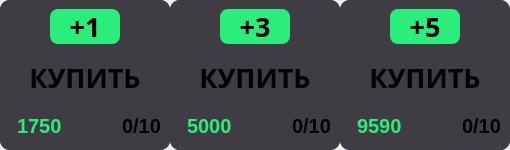
            <widget class="QFrame" name="buy_ckicks_frame">
             <layout class="QHBoxLayout" name="horizontalLayout_24">
              <property name="spacing">
               <number>0</number>
              </property>
              <property name="leftMargin">
               <number>0</number>
              </property>
              <property name="topMargin">
               <number>0</number>
              </property>
              <property name="rightMargin">
               <number>0</number>
              </property>
              <property name="bottomMargin">
               <number>0</number>
              </property>
              <item>
               <widget class="QFrame" name="one_click_buy_frame">
                <property name="minimumSize">
                 <size>
                  <width>170</width>
                  <height>150</height>
                 </size>
                </property>
                <property name="maximumSize">
                 <size>
                  <width>170</width>
                  <height>150</height>
                 </size>
                </property>
                <property name="styleSheet">
                 <string notr="true">background-color: rgb(64, 60, 67);
border-radius:10px;
</string>
                </property>
                <layout class="QVBoxLayout" name="verticalLayout_10">
                 <property name="leftMargin">
                  <number>0</number>
                 </property>
                 <property name="topMargin">
                  <number>0</number>
                 </property>
                 <property name="rightMargin">
                  <number>0</number>
                 </property>
                 <property name="bottomMargin">
                  <number>0</number>
                 </property>
                 <item>
                  <widget class="QFrame" name="frame_13">
                   <layout class="QHBoxLayout" name="horizontalLayout_18">
                    <item>
                     <spacer name="horizontalSpacer_12">
                      <property name="orientation">
                       <enum>Qt::Orientation::Horizontal</enum>
                      </property>
                      <property name="sizeHint" stdset="0">
                       <size>
                        <width>40</width>
                        <height>20</height>
                       </size>
                      </property>
                     </spacer>
                    </item>
                    <item>
                     <widget class="QLabel" name="label_6">
                      <property name="minimumSize">
                       <size>
                        <width>70</width>
                        <height>30</height>
                       </size>
                      </property>
                      <property name="font">
                       <font>
                        <family>Code Pro Bold</family>
                        <pointsize>20</pointsize>
                        <bold>true</bold>
                       </font>
                      </property>
                      <property name="styleSheet">
                       <string notr="true">background-color: rgb(42, 237, 123);
border-radius: 8px;
</string>
                      </property>
                      <property name="text">
                       <string>+1</string>
                      </property>
                      <property name="alignment">
                       <set>Qt::AlignmentFlag::AlignCenter</set>
                      </property>
                     </widget>
                    </item>
                    <item>
                     <spacer name="horizontalSpacer_13">
                      <property name="orientation">
                       <enum>Qt::Orientation::Horizontal</enum>
                      </property>
                      <property name="sizeHint" stdset="0">
                       <size>
                        <width>40</width>
                        <height>20</height>
                       </size>
                      </property>
                     </spacer>
                    </item>
                   </layout>
                  </widget>
                 </item>
                 <item>
                  <widget class="QPushButton" name="btn_one_click_buy_1">
                   <property name="font">
                    <font>
                     <family>Code Pro Bold</family>
                     <pointsize>20</pointsize>
                     <bold>true</bold>
                    </font>
                   </property>
                   <property name="cursor">
                    <cursorShape>PointingHandCursor</cursorShape>
                   </property>
                   <property name="text">
                    <string>КУПИТЬ</string>
                   </property>
                   <property name="flat">
                    <bool>false</bool>
                   </property>
                  </widget>
                 </item>
                 <item>
                  <widget class="QFrame" name="frame_14">
                   <layout class="QHBoxLayout" name="horizontalLayout_17">
                    <item>
                     <widget class="QLabel" name="label_7">
                      <property name="font">
                       <font>
                        <pointsize>15</pointsize>
                        <bold>true</bold>
                       </font>
                      </property>
                      <property name="styleSheet">
                       <string notr="true">color: rgb(42, 237, 123);
margin: 3px;</string>
                      </property>
                      <property name="text">
                       <string>1750</string>
                      </property>
                     </widget>
                    </item>
                    <item>
                     <spacer name="horizontalSpacer_11">
                      <property name="orientation">
                       <enum>Qt::Orientation::Horizontal</enum>
                      </property>
                      <property name="sizeHint" stdset="0">
                       <size>
                        <width>40</width>
                        <height>20</height>
                       </size>
                      </property>
                     </spacer>
                    </item>
                    <item>
                     <widget class="QLabel" name="label_9">
                      <property name="font">
                       <font>
                        <pointsize>15</pointsize>
                        <bold>true</bold>
                       </font>
                      </property>
                      <property name="text">
                       <string>0/10</string>
                      </property>
                     </widget>
                    </item>
                   </layout>
                  </widget>
                 </item>
                </layout>
               </widget>
              </item>
              <item>
               <widget class="QFrame" name="one_click_buy_frame_2">
                <property name="minimumSize">
                 <size>
                  <width>170</width>
                  <height>150</height>
                 </size>
                </property>
                <property name="maximumSize">
                 <size>
                  <width>170</width>
                  <height>150</height>
                 </size>
                </property>
                <property name="styleSheet">
                 <string notr="true">background-color: rgb(64, 60, 67);
border-radius:10px;</string>
                </property>
                <layout class="QVBoxLayout" name="verticalLayout_12">
                 <property name="leftMargin">
                  <number>0</number>
                 </property>
                 <property name="topMargin">
                  <number>0</number>
                 </property>
                 <property name="rightMargin">
                  <number>0</number>
                 </property>
                 <property name="bottomMargin">
                  <number>0</number>
                 </property>
                 <item>
                  <widget class="QFrame" name="frame_15">
                   <layout class="QHBoxLayout" name="horizontalLayout_19">
                    <item>
                     <spacer name="horizontalSpacer_14">
                      <property name="orientation">
                       <enum>Qt::Orientation::Horizontal</enum>
                      </property>
                      <property name="sizeHint" stdset="0">
                       <size>
                        <width>40</width>
                        <height>20</height>
                       </size>
                      </property>
                     </spacer>
                    </item>
                    <item>
                     <widget class="QLabel" name="label_22">
                      <property name="minimumSize">
                       <size>
                        <width>70</width>
                        <height>30</height>
                       </size>
                      </property>
                      <property name="font">
                       <font>
                        <family>Code Pro Bold</family>
                        <pointsize>20</pointsize>
                        <bold>true</bold>
                       </font>
                      </property>
                      <property name="styleSheet">
                       <string notr="true">background-color: rgb(42, 237, 123);
border-radius: 8px;
</string>
                      </property>
                      <property name="text">
                       <string>+3</string>
                      </property>
                      <property name="alignment">
                       <set>Qt::AlignmentFlag::AlignCenter</set>
                      </property>
                     </widget>
                    </item>
                    <item>
                     <spacer name="horizontalSpacer_15">
                      <property name="orientation">
                       <enum>Qt::Orientation::Horizontal</enum>
                      </property>
                      <property name="sizeHint" stdset="0">
                       <size>
                        <width>40</width>
                        <height>20</height>
                       </size>
                      </property>
                     </spacer>
                    </item>
                   </layout>
                  </widget>
                 </item>
                 <item>
                  <widget class="QPushButton" name="btn_one_click_buy_2">
                   <property name="font">
                    <font>
                     <family>Code Pro Bold</family>
                     <pointsize>20</pointsize>
                     <bold>true</bold>
                    </font>
                   </property>
                   <property name="cursor">
                    <cursorShape>PointingHandCursor</cursorShape>
                   </property>
                   <property name="text">
                    <string>КУПИТЬ</string>
                   </property>
                   <property name="flat">
                    <bool>false</bool>
                   </property>
                  </widget>
                 </item>
                 <item>
                  <widget class="QFrame" name="frame_16">
                   <layout class="QHBoxLayout" name="horizontalLayout_20">
                    <item>
                     <widget class="QLabel" name="label_23">
                      <property name="font">
                       <font>
                        <pointsize>15</pointsize>
                        <bold>true</bold>
                       </font>
                      </property>
                      <property name="styleSheet">
                       <string notr="true">color: rgb(42, 237, 123);
margin: 3px;</string>
                      </property>
                      <property name="text">
                       <string>5000</string>
                      </property>
                     </widget>
                    </item>
                    <item>
                     <spacer name="horizontalSpacer_16">
                      <property name="orientation">
                       <enum>Qt::Orientation::Horizontal</enum>
                      </property>
                      <property name="sizeHint" stdset="0">
                       <size>
                        <width>40</width>
                        <height>20</height>
                       </size>
                      </property>
                     </spacer>
                    </item>
                    <item>
                     <widget class="QLabel" name="label_25">
                      <property name="font">
                       <font>
                        <pointsize>15</pointsize>
                        <bold>true</bold>
                       </font>
                      </property>
                      <property name="text">
                       <string>0/10</string>
                      </property>
                     </widget>
                    </item>
                   </layout>
                  </widget>
                 </item>
                </layout>
               </widget>
              </item>
              <item>
               <widget class="QFrame" name="one_click_buy_frame_3">
                <property name="minimumSize">
                 <size>
                  <width>170</width>
                  <height>150</height>
                 </size>
                </property>
                <property name="maximumSize">
                 <size>
                  <width>170</width>
                  <height>150</height>
                 </size>
                </property>
                <property name="styleSheet">
                 <string notr="true">background-color: rgb(64, 60, 67);
border-radius:10px;</string>
                </property>
                <layout class="QVBoxLayout" name="verticalLayout_13">
                 <property name="leftMargin">
                  <number>0</number>
                 </property>
                 <property name="topMargin">
                  <number>0</number>
                 </property>
                 <property name="rightMargin">
                  <number>0</number>
                 </property>
                 <property name="bottomMargin">
                  <number>0</number>
                 </property>
                 <item>
                  <widget class="QFrame" name="frame_17">
                   <layout class="QHBoxLayout" name="horizontalLayout_21">
                    <item>
                     <spacer name="horizontalSpacer_17">
                      <property name="orientation">
                       <enum>Qt::Orientation::Horizontal</enum>
                      </property>
                      <property name="sizeHint" stdset="0">
                       <size>
                        <width>40</width>
                        <height>20</height>
                       </size>
                      </property>
                     </spacer>
                    </item>
                    <item>
                     <widget class="QLabel" name="label_26">
                      <property name="minimumSize">
                       <size>
                        <width>70</width>
                        <height>30</height>
                       </size>
                      </property>
                      <property name="font">
                       <font>
                        <family>Code Pro Bold</family>
                        <pointsize>20</pointsize>
                        <bold>true</bold>
                       </font>
                      </property>
                      <property name="styleSheet">
                       <string notr="true">background-color: rgb(42, 237, 123);
border-radius: 8px;
</string>
                      </property>
                      <property name="text">
                       <string>+5</string>
                      </property>
                      <property name="alignment">
                       <set>Qt::AlignmentFlag::AlignCenter</set>
                      </property>
                     </widget>
                    </item>
                    <item>
                     <spacer name="horizontalSpacer_18">
                      <property name="orientation">
                       <enum>Qt::Orientation::Horizontal</enum>
                      </property>
                      <property name="sizeHint" stdset="0">
                       <size>
                        <width>40</width>
                        <height>20</height>
                       </size>
                      </property>
                     </spacer>
                    </item>
                   </layout>
                  </widget>
                 </item>
                 <item>
                  <widget class="QPushButton" name="btn_one_click_buy_3">
                   <property name="font">
                    <font>
                     <family>Code Pro Bold</family>
                     <pointsize>20</pointsize>
                     <bold>true</bold>
                    </font>
                   </property>
                   <property name="cursor">
                    <cursorShape>PointingHandCursor</cursorShape>
                   </property>
                   <property name="text">
                    <string>КУПИТЬ</string>
                   </property>
                   <property name="flat">
                    <bool>false</bool>
                   </property>
                  </widget>
                 </item>
                 <item>
                  <widget class="QFrame" name="frame_18">
                   <layout class="QHBoxLayout" name="horizontalLayout_22">
                    <item>
                     <widget class="QLabel" name="label_27">
                      <property name="font">
                       <font>
                        <pointsize>15</pointsize>
                        <bold>true</bold>
                       </font>
                      </property>
                      <property name="styleSheet">
                       <string notr="true">color: rgb(42, 237, 123);
margin: 3px;</string>
                      </property>
                      <property name="text">
                       <string>9590</string>
                      </property>
                     </widget>
                    </item>
                    <item>
                     <spacer name="horizontalSpacer_19">
                      <property name="orientation">
                       <enum>Qt::Orientation::Horizontal</enum>
                      </property>
                      <property name="sizeHint" stdset="0">
                       <size>
                        <width>40</width>
                        <height>20</height>
                       </size>
                      </property>
                     </spacer>
                    </item>
                    <item>
                     <widget class="QLabel" name="label_29">
                      <property name="font">
                       <font>
                        <pointsize>15</pointsize>
                        <bold>true</bold>
                       </font>
                      </property>
                      <property name="text">
                       <string>0/10</string>
                      </property>
                     </widget>
                    </item>
                   </layout>
                  </widget>
                 </item>
                </layout>
               </widget>
              </item>
             </layout>
            </widget>
